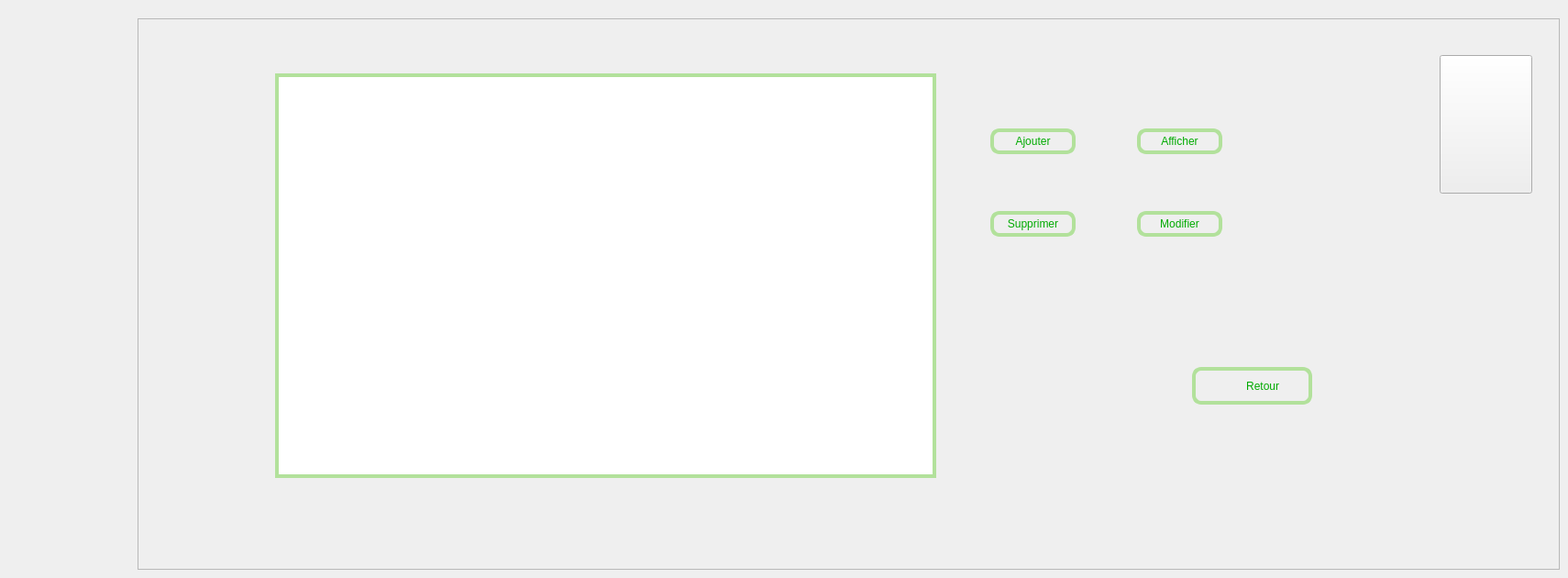
    <widget class="QWidget" name="page_13">
     <widget class="QFrame" name="frame_plante">
      <property name="geometry">
       <rect>
        <x>150</x>
        <y>20</y>
        <width>1551</width>
        <height>601</height>
       </rect>
      </property>
      <property name="frameShape">
       <enum>QFrame::StyledPanel</enum>
      </property>
      <property name="frameShadow">
       <enum>QFrame::Raised</enum>
      </property>
      <widget class="QPushButton" name="ajouter_plante">
       <property name="geometry">
        <rect>
         <x>930</x>
         <y>120</y>
         <width>93</width>
         <height>28</height>
        </rect>
       </property>
       <property name="styleSheet">
        <string notr="true">font:10pt&quot;Centaur&quot;;
color:rgb(0,170,0);
border-radius:10px;
border:4px solid rgb(178,225,155);</string>
       </property>
       <property name="text">
        <string>Ajouter</string>
       </property>
      </widget>
      <widget class="QPushButton" name="afficher_plante">
       <property name="geometry">
        <rect>
         <x>1090</x>
         <y>120</y>
         <width>93</width>
         <height>28</height>
        </rect>
       </property>
       <property name="styleSheet">
        <string notr="true">font:10pt&quot;Centaur&quot;;
color:rgb(0,170,0);
border-radius:10px;
border:4px solid rgb(178,225,155);</string>
       </property>
       <property name="text">
        <string>Afficher</string>
       </property>
      </widget>
      <widget class="QPushButton" name="supprimer_plante">
       <property name="geometry">
        <rect>
         <x>930</x>
         <y>210</y>
         <width>93</width>
         <height>28</height>
        </rect>
       </property>
       <property name="styleSheet">
        <string notr="true">font:10pt&quot;Centaur&quot;;
color:rgb(0,170,0);
border-radius:10px;
border:4px solid rgb(178,225,155);</string>
       </property>
       <property name="text">
        <string>Supprimer</string>
       </property>
      </widget>
      <widget class="QPushButton" name="modifier_plante">
       <property name="geometry">
        <rect>
         <x>1090</x>
         <y>210</y>
         <width>93</width>
         <height>28</height>
        </rect>
       </property>
       <property name="styleSheet">
        <string notr="true">font:10pt&quot;Centaur&quot;;
color:rgb(0,170,0);
border-radius:10px;
border:4px solid rgb(178,225,155);</string>
       </property>
       <property name="text">
        <string>Modifier</string>
       </property>
      </widget>
      <widget class="QTableView" name="tab_plante">
       <property name="geometry">
        <rect>
         <x>150</x>
         <y>60</y>
         <width>721</width>
         <height>441</height>
        </rect>
       </property>
       <property name="styleSheet">
        <string notr="true">border:4px solid rgb(178,225,155);</string>
       </property>
      </widget>
      <widget class="QPushButton" name="pushButton_17">
       <property name="geometry">
        <rect>
         <x>1420</x>
         <y>40</y>
         <width>101</width>
         <height>151</height>
        </rect>
       </property>
       <property name="styleSheet">
        <string notr="true">image: url(:/logo ....png);
border-image: url(:/logo ....png);</string>
       </property>
       <property name="text">
        <string/>
       </property>
      </widget>
      <widget class="QPushButton" name="retour_image_produit_4">
       <property name="geometry">
        <rect>
         <x>1150</x>
         <y>380</y>
         <width>131</width>
         <height>41</height>
        </rect>
       </property>
       <property name="styleSheet">
        <string notr="true">font:10pt&quot;Centaur&quot;;
color:rgb(0,170,0);
border-radius:10px;
border:4px solid rgb(178,225,155);</string>
       </property>
       <property name="text">
        <string>       Retour</string>
       </property>
      </widget>
     </widget>
    </widget>
